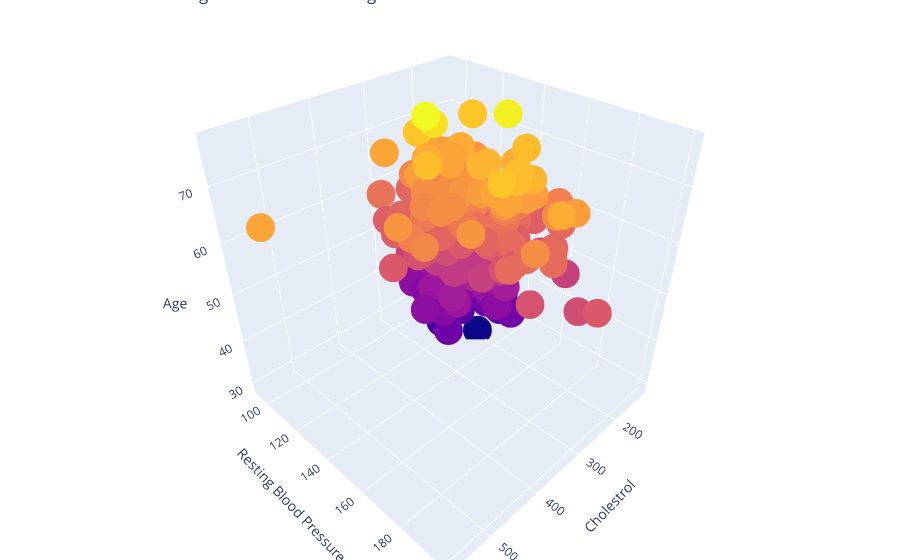

Notebook source saved alongside this figure:
### Code cell
trace = go.Scatter3d(
    x = data_v1['Cholesterol'],y = data_v1['Resting_Blood_Pressure'],z = data_v1['Age'],
    name = 'Marvel',
    mode = 'markers',
    marker = dict(
    size = 10,
    color = data_v1['Age']
    )
)

df = [trace]

layout = go.Layout(
    title = 'Cholestrol vs Resting Blood Pressure vs Age',
    margin=dict(
        l=0,
        r=0,
        b=0,
        t=0  
    ),
    scene = dict(
            xaxis = dict(title  = 'Cholestrol'),
            yaxis = dict(title  = 'Resting Blood Pressure'),
            zaxis = dict(title  = 'Age')
        )
    
)
fig = go.Figure(data = df, layout=layout)
py.iplot(fig)

### Figure 1 — Plotly figure (JSON) as saved in the notebook; plotly's stock layout.template omitted (floating-point values rounded to 4 significant figures; data arrays with more than 128 entries replaced by an {"elided": "..."} marker saying what was removed)
{"data": [{"marker": {"color": {"elided": "303 int values"}, "size": 10}, "mode": "markers", "name": "Marvel", "type": "scatter3d", "x": {"elided": "303 int values"}, "y": {"elided": "303 int values"}, "z": {"elided": "303 int values"}}], "layout": {"margin": {"b": 0, "l": 0, "r": 0, "t": 0}, "scene": {"xaxis": {"title": {"text": "Cholestrol"}}, "yaxis": {"title": {"text": "Resting Blood Pressure"}}, "zaxis": {"title": {"text": "Age"}}}, "title": {"text": "Cholestrol vs Resting Blood Pressure vs Age"}}}
